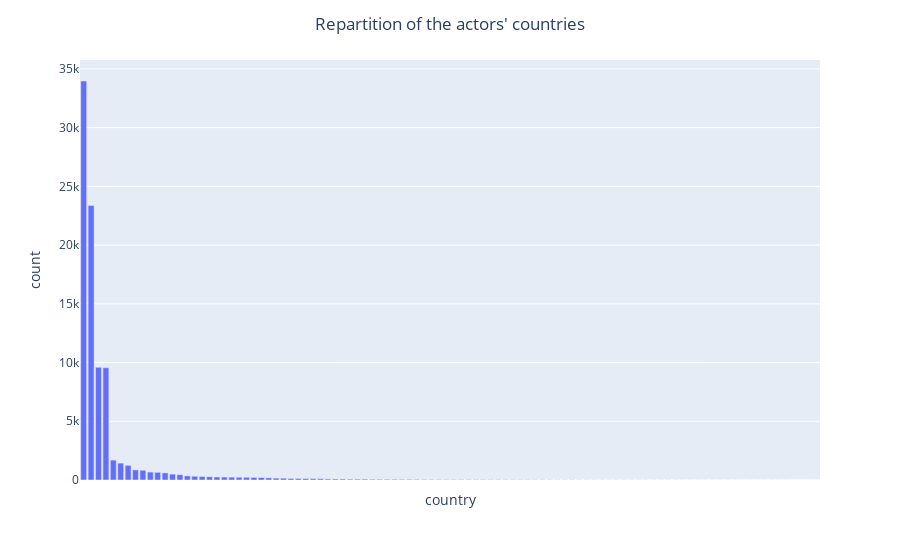

Notebook code cell kept with this figure:
### Markdown cell above
In this first plot, we can see that 'Indian' is the most represented ethnicity. However, several ethnicities among the 10 most represented ones are actually coming from the USA, hence the necessity to group the ethnicities by country for a more accurate representation. We will also remove the year before 1908 and after 2010 because the low number of data from those years might false the results.

### Code cell
#ploting the distribution of actor's country
ps.plotCountryRepartition(df_ethnicities)

### Figure 1 — Plotly figure (JSON) as saved in the notebook; plotly's stock layout.template omitted (floating-point values rounded to 4 significant figures)
{"data": [{"alignmentgroup": "True", "hovertemplate": "x=%{x}<br>y=%{y}<extra></extra>", "legendgroup": "", "marker": {"color": "#636efa", "pattern": {"shape": ""}}, "name": "", "offsetgroup": "", "orientation": "v", "showlegend": false, "textposition": "auto", "type": "bar", "x": ["United States", "India", "United Kingdom", "Jewish people", "Ireland", "Italy", "France", "Sweden", "China", "Canada", "Germany", "Japan", "South Korea", "Spain", "Iran", "Australia", "Mexico", "Afghanistan", "Denmark", "Russia", "Puerto Rico", "Netherlands", "Sri Lanka", "New Zealand", "Greece", "Indigenous peoples of the Americas", "Philippines", "Ashkenazi Jews", "Norway", "Czech Republic", "Hungary", "Austria", "Taiwan", "Pakistan", "Armenia", "Buthan", "Switzerland", "Ghana", "Serbia", "Poland", "Argentina", "Polish Canadians", "Nigeria", "Israel", "Syrian Americans", "Belarus", "History of the Jews in Morocco', 'Moroccan Jews", "Indigenous Australians', 'Aboriginal Australians", "Croatia", "Belgium", "Trinidad and Tobago", "Indonesia", "Various African Nations", "South Africa", "Ukrainians", "Finland", "Afro-Cuban", "Bosnia", "Portugal", "Morocco", "Lebanon", "Bulgaria", "Venezuelans", "Latvia", "Iceland", "Slovakia", "Albania", "Vietnam", "Cuba", "Somalia", "Chile", "Senegal", "Columbia", "Egypt", "Sudan", "Laos", "Honduras", "Uruguay", "مسح", "Brazil", "Lithuania", "Romania", "Chine", "Muhajir', 'Muhajir diaspora", "Jamaica", "Great Britain", "Iroquois', 'Five Nations", "Bolivia", "Saudi Arabia", "Kikuyu', 'Q25467191", "Estonia", "Inida", "Algeria", "Quebeckers', 'Québécois", "Slovenia", "Palestine", "Madagascar", "Iraq", "Guyana", "Azerbaijan"], "xaxis": "x", "y": [33972, 23382, 9597, 9561, 1696, 1436, 1248, 862, 831, 674, 653, 605, 501, 458, 350, 317, 299, 280, 257, 249, 241, 236, 231, 222, 213, 184, 161, 153, 135, 133, 127, 119, 113, 90, 86, 82, 76, 74, 73, 63, 60, 59, 59, 56, 55, 53, 45, 40, 39, 37, 35, 34, 32, 31, 30, 28, 28, 26, 26, 24, 24, 23, 23, 20, 15, 15, 15, 13, 13, 12, 12, 12, 12, 11, 11, 11, 10, 9, 9, 9, 8, 7, 7, 6, 6, 5, 4, 3, 3, 2, 2, 2, 2, 2, 2, 2, 1, 1, 1, 1], "yaxis": "y"}], "layout": {"barmode": "relative", "legend": {"title": {}, "tracegroupgap": 0}, "margin": {"t": 60}, "showlegend": false, "title": {"text": "Repartition of the actors' countries", "x": 0.5}, "xaxis": {"anchor": "y", "domain": [0, 1], "showticklabels": false, "title": {"text": "country"}}, "yaxis": {"anchor": "x", "domain": [0, 1], "title": {"text": "count"}}}}
